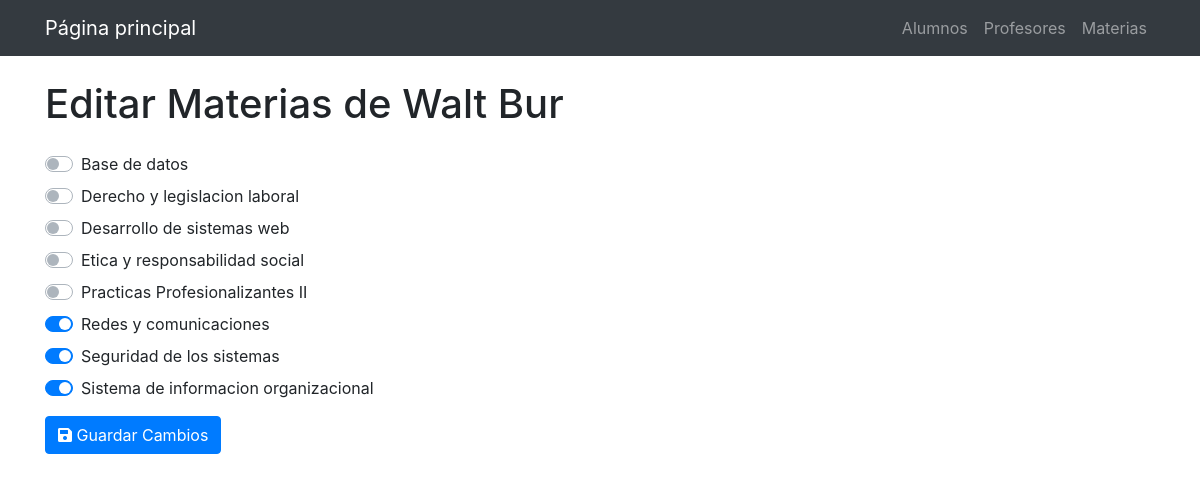
The page /Controllers/Profesores/editarMateriarProfesores.php?id=2 on the database its author committed.
### tables this page shows
CREATE TABLE `profesores` (
  `id` int(11) NOT NULL,
  `nombre` varchar(11) NOT NULL,
  `apellido` varchar(11) NOT NULL
);

CREATE TABLE `materias` (
  `id` int(11) NOT NULL,
  `nombre` varchar(255) NOT NULL
);

### Controllers/Profesores/editarMateriarProfesores.php (called while the page is built, shortened)
<?php
require_once __DIR__ . '/../../Models/Profesor.php';
require_once __DIR__ . '/../../Models/Materia.php';
$id = $_GET['id'];
$profesor = Profesor::getById($id);
$todasLasMaterias = Materia::all();
require_once __DIR__ . '/../../Views/Profesores/editarMateriasProfesores.view.php';

### Models/Profesor.php (called while the page is built, shortened)
<?php
require_once 'Conexion.php';
require_once 'Materia.php';
class Profesor extends Conexion
{
    public $id, $nombre, $apellido, $materia_id;
    public static function getById($id)
    {
        $conexion = new Conexion();
        $conexion->conectar();
        $result = mysqli_prepare($conexion->con, "SELECT * FROM profesores WHERE id = ?");
        $result->bind_param("i", $id);
        $result->execute();
        $valorDb = $result->get_result();
        $profesor = $valorDb->fetch_object(Profesor::class);
        return $profesor;
    }
    public function materias()
    {
        $result = mysqli_prepare($this->con, "SELECT materias.* FROM materias INNER JOIN profesor_materia ON materias.id = profesor_materia.materia_id WHERE profesor_materia.profesor_id = ?");
        $result->bind_param("i", $this->id);
        $result->execute();
        $valoresDb = $result->get_result();
        $materias = [];
        while ($materia = $valoresDb->fetch_object(Materia::class)) {
            $materias[] = $materia;
        }
        return $materias;
    }
}

### Models/Conexion.php (called while the page is built, shortened)
<?php
class Conexion
{
    private $host = "localhost";
    private $user = "root";
    private $password = "";
    private $database = "finalnico";
    public function conectar()
    {
        $this->con = mysqli_connect($this->host, $this->user, $this->password, $this->database);
    }
}

### Models/Materia.php (called while the page is built, shortened)
<?php
require_once 'Conexion.php';
require_once 'Profesor.php';
class Materia extends Conexion
{
    public static function all()
    {
        $conexion = new Conexion();
        $conexion->conectar();
        $result = mysqli_prepare($conexion->con, "SELECT * FROM materias ORDER BY nombre ASC");
        $result->execute();
        $valoresDb = $result->get_result();
        $materias = [];
        while ($materia = $valoresDb->fetch_object(Materia::class)) {
            $materias[] = $materia;
        }
        return $materias;
    }
}

### Views/Profesores/editarMateriasProfesores.view.php (the view, shortened to what this page needs)
<!DOCTYPE html>
<html lang="es">
<head>
    <link rel="stylesheet" href="https://stackpath.bootstrapcdn.com/bootstrap/4.5.2/css/bootstrap.min.css">
    <link rel="stylesheet" href="https://use.fontawesome.com/releases/v5.15.1/css/all.css">
</head>
<body>
    <nav class="navbar navbar-expand-lg navbar-dark bg-dark mb-4">
        <div class="container">
            <a class="navbar-brand" href="/MiFinalDesarrollo/Controllers/dashboard.php">Página principal</a>
            <div class="navbar-nav">
                <a class="nav-item nav-link" href="/MiFinalDesarrollo/Controllers/Alumnos/indexAlumnos.php">Alumnos</a>
                <a class="nav-item nav-link" href="/MiFinalDesarrollo/Controllers/Profesores/indexProfesores.php">Profesores</a>
                <a class="nav-item nav-link" href="/MiFinalDesarrollo/Controllers/Materias/indexMaterias.php">Materias</a>
            </div>
        </div>
    </nav>
    <div class="container">
        <h1 class="mb-4">Editar Materias de <?= $profesor->nombre . ' ' . $profesor->apellido ?></h1>
        <form action="" method="post">
            <div class="form-group">
                <?php foreach ($todasLasMaterias as $materia): ?>
                    <div class="custom-control custom-switch mb-2">
                            <?= in_array($materia, $profesor->materias()) ? 'checked' : '' ?>>
                        <label class="custom-control-label" for="materia_<?= $materia->id ?>"><?= $materia->nombre ?></label>
                    </div>
                <?php endforeach; ?>
            </div>
            <button type="submit" name="guardarMaterias" class="btn btn-primary">
                <i class="fas fa-save"></i> Guardar Cambios
            </button>
        </form>
    </div>
</body>
</html>

### rows shown on the page
profesores: nombre "Walt", apellido "Bur"
materias: nombre "Base de datos"
materias: nombre "Derecho y legislacion laboral"
materias: nombre "Desarrollo de sistemas web"
materias: nombre "Etica y responsabilidad social"
materias: nombre "Practicas Profesionalizantes II"
materias: nombre "Redes y comunicaciones"
materias: nombre "Seguridad de los sistemas"
materias: nombre "Sistema de informacion organizacional"
